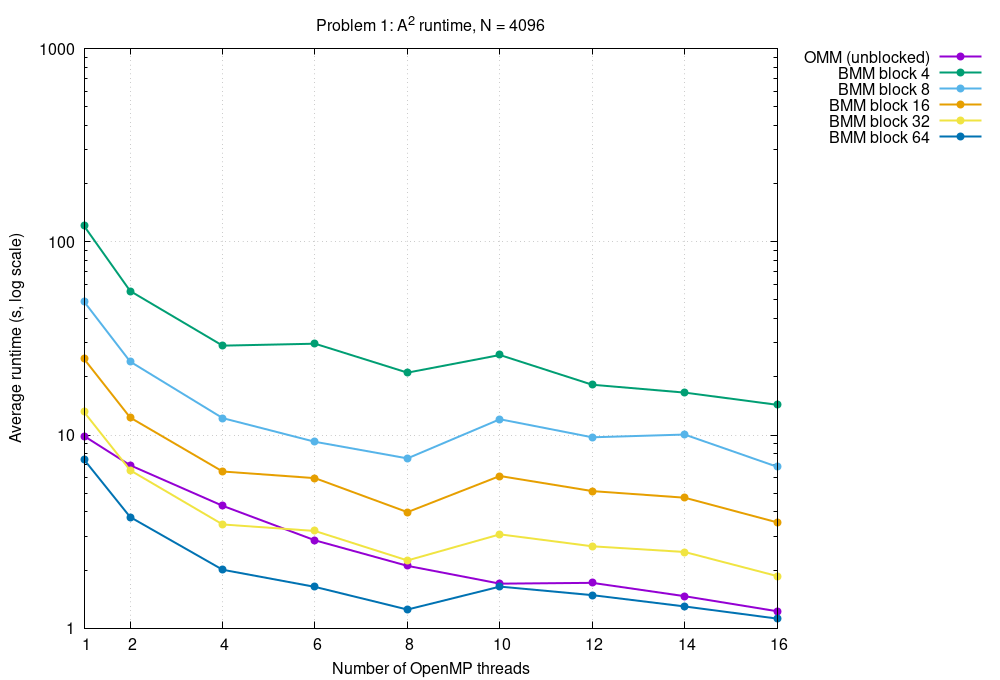

Write the gnuplot code that produced this figure.
# generated by plots/plot_all.sh -- regenerate, do not hand-edit
set terminal pngcairo size 1000,680 enhanced font 'Helvetica,12'
set output 'plots/p1_runtime_n4096.png'
set title "Problem 1: A^2 runtime, N = 4096"
set xlabel 'Number of OpenMP threads'
set ylabel 'Average runtime (s, log scale)'
set key outside right top
set grid
set xtics (1,2,4,6,8,10,12,14,16)
set logscale y
plot 'plots/data/p1_omm_n4096.dat' using 1:2 with linespoints lw 2 pt 7 title 'OMM (unblocked)', \
     'plots/data/p1_bmm_n4096_b4.dat' using 1:2 with linespoints lw 2 pt 7 title 'BMM block 4', \
     'plots/data/p1_bmm_n4096_b8.dat' using 1:2 with linespoints lw 2 pt 7 title 'BMM block 8', \
     'plots/data/p1_bmm_n4096_b16.dat' using 1:2 with linespoints lw 2 pt 7 title 'BMM block 16', \
     'plots/data/p1_bmm_n4096_b32.dat' using 1:2 with linespoints lw 2 pt 7 title 'BMM block 32', \
     'plots/data/p1_bmm_n4096_b64.dat' using 1:2 with linespoints lw 2 pt 7 title 'BMM block 64'
